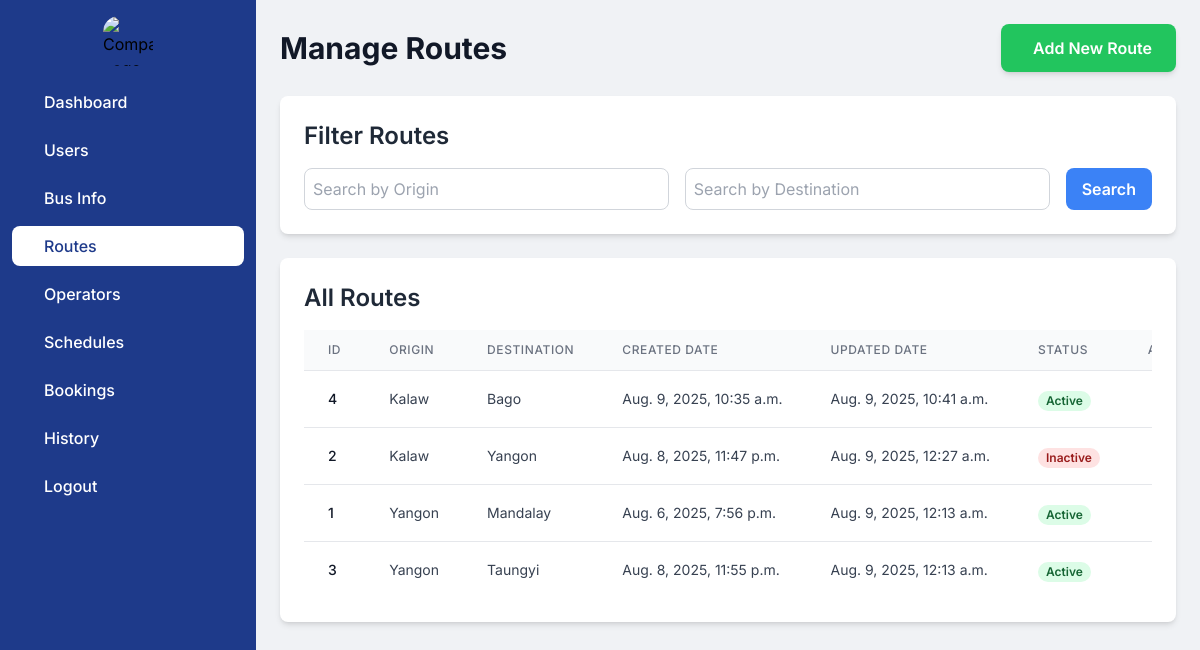
The app's page /admindashboard/route_home/ with its own data.
### myapp/models.py (models this page shows, shortened)
class Route(models.Model):
    origin = models.CharField(max_length=30)
    destination = models.CharField(max_length=30)
    del_flag = models.IntegerField(default=0)
    created_date = models.DateTimeField(auto_now_add=True)
    updated_date = models.DateTimeField(auto_now=True)
    class Meta:
        verbose_name_plural = "Routes"

### myapp/views.py (the view)
# urls.py: path('admindashboard/route_home/',views.route_home,name='route_home'),
def route_home(request):
    origin_query = request.GET.get('origin', '')
    destination_query = request.GET.get('destination', '')
    routes = Route.objects.all()
    if origin_query:
        routes = routes.filter(Q(origin__icontains=origin_query))
    if destination_query:
        routes = routes.filter(Q(destination__icontains=destination_query))
    routes = routes.order_by('-updated_date')
    context = {
        'routes': routes,
        'origin_query': origin_query,
        'destination_query': destination_query,
    }
    return render(request, 'admin/route_home.html', context)

### myapp/context_processors.py (called while the page is built)
def route_choices(request):
    origins = Route.objects.values_list('origin', flat=True).distinct()
    destinations = Route.objects.values_list('destination', flat=True).distinct()
    return {
        'origins': origins,
        'destinations': destinations
    }

### templates/admin/route_home.html (shortened to what this page needs)
<!DOCTYPE html>
<html lang="en">
<head>
    <script src="https://cdn.tailwindcss.com"></script>
</head>
<body class="flex flex-col md:flex-row h-screen">
    <aside id="logo-sidebar"
           class="fixed inset-y-0 left-0 z-40 w-64 h-full transition-transform duration-300 transform -translate-x-full md:translate-x-0 bg-blue-900"
           aria-label="Sidebar">
        <div class="h-full px-3 py-4 overflow-y-auto">
            <div class="flex justify-center items-center mb-4">
                <img src="https://i.pinimg.com/originals/e2/1c/b5/e21cb58cda4ccf597b05d2048b483c0d.jpg" class="rounded-2xl"
                     alt="Company Logo" style="height:50px;width:50px;">
            </div>
            <ul class="space-y-2 font-medium">
                <li><a href="{% url 'admin_dashboard' %}" class="flex items-center p-2 text-white rounded-lg hover:bg-white group hover:text-blue-900"><span class="ms-3">Dashboard</span></a></li>
                <li><a href="{% url 'user_home' %}" class="flex items-center p-2 text-white rounded-lg hover:bg-white group hover:text-blue-900"><span class="ms-3">Users</span></a></li>
                <li><a href="{% url 'bus_home' %}" class="flex items-center p-2 text-white rounded-lg hover:bg-white group hover:text-blue-900"><span class="flex-1 ms-3 whitespace-nowrap">Bus Info</span></a></li>
                <li><a href="{% url 'route_home' %}" class="flex items-center p-2 bg-white rounded-lg text-blue-900"><span class="flex-1 ms-3 whitespace-nowrap">Routes</span></a></li>
                <li><a href="{% url 'operator_home' %}" class="flex items-center p-2 text-white rounded-lg hover:bg-white group hover:text-blue-900"><span class="flex-1 ms-3 whitespace-nowrap">Operators</span></a></li>
                <li><a href="{% url 'schedule_home' %}" class="flex items-center p-2 text-white rounded-lg hover:bg-white group hover:text-blue-900"><span class="flex-1 ms-3 whitespace-nowrap">Schedules</span></a></li>
                <li><a href="#" class="flex items-center p-2 text-white rounded-lg hover:bg-white group hover:text-blue-900"><span class="flex-1 ms-3 whitespace-nowrap">Bookings</span></a></li>
                <li><a href="#" class="flex items-center p-2 text-white rounded-lg hover:bg-white group hover:text-blue-900"><span class="flex-1 ms-3 whitespace-nowrap">History</span></a></li>
                <li><a href="/logout" class="flex items-center p-2 text-white rounded-lg hover:bg-white group hover:text-blue-900"><span class="flex-1 ms-3 whitespace-nowrap">Logout</span></a></li>
            </ul>
        </div>
    </aside>
    <div class="flex-grow p-4 md:p-6 overflow-y-auto md:ml-64">
        <div class="flex flex-col md:flex-row md:items-center md:justify-between mb-6">
            <h1 class="text-2xl md:text-3xl font-bold text-gray-900 mb-4 md:mb-0">Manage Routes</h1>
            <a href="{% url 'route_add' %}"
               class="px-4 py-2 md:px-6 md:py-3 bg-green-500 text-white rounded-lg font-semibold text-center hover:bg-green-600 transition-colors duration-200 shadow-md flex items-center justify-center w-full md:w-auto">
                 Add New Route
            </a>
        </div>
        <div class="bg-white rounded-lg shadow-md p-4 md:p-6 mb-6">
            <h2 class="text-xl md:text-2xl font-semibold text-gray-800 mb-4">Filter Routes</h2>
            <form action="{% url 'route_home' %}" method="get" class="flex flex-col md:flex-row gap-4">
                <input type="text" name="origin" placeholder="Search by Origin"
               class="flex-grow p-2 border border-gray-300 rounded-lg focus:outline-none focus:ring-2 focus:ring-blue-500"
               value="{{ origin_query }}">
                <input type="text" name="destination" placeholder="Search by Destination"
               class="flex-grow p-2 border border-gray-300 rounded-lg focus:outline-none focus:ring-2 focus:ring-blue-500"
               value="{{ destination_query }}">
                <button type="submit"
                class="px-4 py-2 bg-blue-500 text-white rounded-lg font-semibold hover:bg-blue-600 transition-colors duration-200 w-full md:w-auto"> Search
                </button>
            </form>
        </div>
        <div class="bg-white rounded-lg shadow-md p-4 md:p-6 mb-6">
            <h2 class="text-xl md:text-2xl font-semibold text-gray-800 mb-4">All Routes</h2>
            <div class="overflow-x-auto">
                <table class="min-w-full divide-y divide-gray-200">
                    <thead class="bg-gray-50">
                        <tr>
                            <th scope="col" class="px-3 md:px-6 py-3 text-left text-xs font-medium text-gray-500 uppercase tracking-wider">ID</th>
                            <th scope="col" class="px-3 md:px-6 py-3 text-left text-xs font-medium text-gray-500 uppercase tracking-wider">Origin</th>
                            <th scope="col" class="px-3 md:px-6 py-3 text-left text-xs font-medium text-gray-500 uppercase tracking-wider">Destination</th>
                            <th scope="col" class="px-3 md:px-6 py-3 text-left text-xs font-medium text-gray-500 uppercase tracking-wider">Created Date</th>
                            <th scope="col" class="px-3 md:px-6 py-3 text-left text-xs font-medium text-gray-500 uppercase tracking-wider">Updated Date</th>
                            <th scope="col" class="px-3 md:px-6 py-3 text-left text-xs font-medium text-gray-500 uppercase tracking-wider">Status</th>
                            <th scope="col" class="px-3 md:px-6 py-3 text-left text-xs font-medium text-gray-500 uppercase tracking-wider">Actions</th>
                        </tr>
                    </thead>
                    <tbody class="bg-white divide-y divide-gray-200">
                        {% if routes %}
                            {% for route in routes %}
                            <tr>
                                <td class="px-3 md:px-6 py-4 whitespace-nowrap text-sm font-medium text-gray-900">{{ route.id }}</td>
                                <td class="px-3 md:px-6 py-4 whitespace-nowrap text-sm text-gray-700">{{ route.origin }}</td>
                                <td class="px-3 md:px-6 py-4 whitespace-nowrap text-sm text-gray-700">{{ route.destination }}</td>
                                <td class="px-3 md:px-6 py-4 whitespace-nowrap text-sm text-gray-700">{{ route.created_date }}</td>
                                <td class="px-3 md:px-6 py-4 whitespace-nowrap text-sm text-gray-700">{{ route.updated_date }}</td>
                                <td class="px-3 md:px-6 py-4 whitespace-nowrap">
                                    <span class="px-2 inline-flex text-xs leading-5 font-semibold rounded-full {% if route.del_flag == 0 %}bg-green-100 text-green-800{% else %}bg-red-100 text-red-800{% endif %}">
                                        {% if route.del_flag == 0 %}Active{% else %}Inactive{% endif %}
                                    </span>
                                </td>
                                <td class="px-3 md:px-6 py-4 whitespace-nowrap text-left text-sm font-medium">
                                </td>
                            </tr>
                            {% endfor %}
                        {% else %}
                            <tr><td colspan="8" class="px-3 md:px-6 py-4 text-center text-gray-500">No routes found.</td></tr>
                        {% endif %}
                    </tbody>
                </table>
            </div>
        </div>
    </div>
</body>
</html>

### templates/admin/route_home.html (style rules this page uses)
body { font-family: 'Inter', sans-serif; background-color: #f0f2f5; }

### records on screen
Route: id "4", origin "Kalaw", destination "Bago", created_date "Aug. 9, 2025, 10:35 a.m.", updated_date "Aug. 9, 2025, 10:41 a.m.", del_flag "Active"
Route: id "2", origin "Kalaw", destination "Yangon", created_date "Aug. 8, 2025, 11:47 p.m.", updated_date "Aug. 9, 2025, 12:27 a.m.", del_flag "Inactive"
Route: id "1", origin "Yangon", destination "Mandalay", created_date "Aug. 6, 2025, 7:56 p.m.", updated_date "Aug. 9, 2025, 12:13 a.m.", del_flag "Active"
Route: id "3", origin "Yangon", destination "Taungyi", created_date "Aug. 8, 2025, 11:55 p.m.", updated_date "Aug. 9, 2025, 12:13 a.m.", del_flag "Active"
